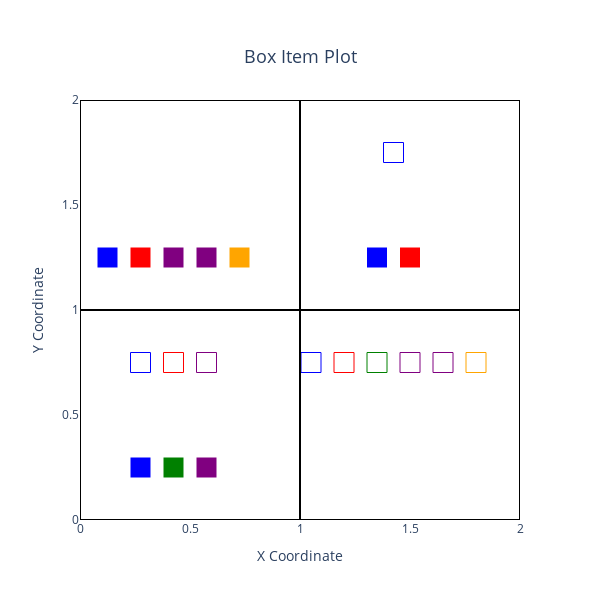

Notebook cell for this chart:
### Markdown cell above
## Plot Single Action

### Code cell
render_graph(box_map)

### Figure 1 — Plotly figure (JSON) as saved in the notebook; plotly's stock layout.template omitted (floating-point values rounded to 4 significant figures)
{"data": [{"hoverinfo": "text", "marker": {"color": ["blue", "red", "purple", "blue", "green", "purple", "blue", "red", "purple", "purple", "orange", "blue", "red", "green", "purple", "purple", "orange", "blue", "blue", "red"], "size": 20, "symbol": ["square-open", "square-open", "square-open", "square", "square", "square", "square", "square", "square", "square", "square", "square-open", "square-open", "square-open", "square-open", "square-open", "square-open", "square-open", "square", "square"]}, "mode": "markers", "text": ["\n                                    Type: target<br>\n                                     Color: blue<br>\n                                     X: 0.275<br>\n                                     Y: 0.75\n                                    ", "\n                                    Type: target<br>\n                                     Color: red<br>\n                                     X: 0.425<br>\n                                     Y: 0.75\n                                    ", "\n                                    Type: target<br>\n                                     Color: purple<br>\n                                     X: 0.575<br>\n                                     Y: 0.75\n                                    ", "\n                                    Type: box<br>\n                                     Color: blue<br>\n                                     X: 0.275<br>\n                                     Y: 0.25\n                                    ", "\n                                    Type: box<br>\n                                     Color: green<br>\n                                     X: 0.425<br>\n                                     Y: 0.25\n                                    ", "\n                                    Type: box<br>\n                                     Color: purple<br>\n                                     X: 0.575<br>\n                                     Y: 0.25\n                                    ", "\n                                    Type: box<br>\n                                     Color: blue<br>\n                                     X: 0.125<br>\n                                     Y: 1.25\n                                    ", "\n                                    Type: box<br>\n                                     Color: red<br>\n                                     X: 0.275<br>\n                                     Y: 1.25\n                                    ", "\n                                    Type: box<br>\n                                     Color: purple<br>\n                                     X: 0.425<br>\n                                     Y: 1.25\n                                    ", "\n                                    Type: box<br>\n                                     Color: purple<br>\n                                     X: 0.575<br>\n                                     Y: 1.25\n                                    ", "\n                                    Type: box<br>\n                                     Color: orange<br>\n                                     X: 0.725<br>\n                                     Y: 1.25\n                                    ", "\n                                    Type: target<br>\n                                     Color: blue<br>\n                                     X: 1.05<br>\n                                     Y: 0.75\n                                    ", "\n                                    Type: target<br>\n                                     Color: red<br>\n                                     X: 1.2<br>\n                                     Y: 0.75\n                                    ", "\n                                    Type: target<br>\n                                     Color: green<br>\n                                     X: 1.35<br>\n                                     Y: 0.75\n                                    ", "\n                                    Type: target<br>\n                                     Color: purple<br>\n                                     X: 1.5<br>\n                                     Y: 0.75\n                                    ", "\n                                    Type: target<br>\n                                     Color: purple<br>\n                                     X: 1.65<br>\n                                     Y: 0.75\n                                    ", "\n                                    Type: target<br>\n                                     Color: orange<br>\n                                     X: 1.8<br>\n                                     Y: 0.75\n                                    ", "\n                                    Type: target<br>\n                                     Color: blue<br>\n                                     X: 1.425<br>\n                                     Y: 1.75\n                                    ", "\n                                    Type: box<br>\n                                     Color: blue<br>\n                                     X: 1.35<br>\n                                     Y: 1.25\n                                    ", "\n                                    Type: box<br>\n                                     Color: red<br>\n                                     X: 1.5<br>\n                                     Y: 1.25\n                                    "], "type": "scatter", "x": [0.275, 0.425, 0.575, 0.275, 0.425, 0.575, 0.125, 0.275, 0.425, 0.575, 0.725, 1.05, 1.2, 1.35, 1.5, 1.65, 1.8, 1.425, 1.35, 1.5], "y": [0.75, 0.75, 0.75, 0.25, 0.25, 0.25, 1.25, 1.25, 1.25, 1.25, 1.25, 0.75, 0.75, 0.75, 0.75, 0.75, 0.75, 1.75, 1.25, 1.25]}], "layout": {"height": 600, "plot_bgcolor": "white", "shapes": [{"line": {"color": "black", "width": 2}, "type": "rect", "x0": 0, "x1": 1, "y0": 0, "y1": 1}, {"line": {"color": "black", "width": 2}, "type": "rect", "x0": 0, "x1": 1, "y0": 1, "y1": 2}, {"line": {"color": "black", "width": 2}, "type": "rect", "x0": 1, "x1": 2, "y0": 0, "y1": 1}, {"line": {"color": "black", "width": 2}, "type": "rect", "x0": 1, "x1": 2, "y0": 1, "y1": 2}], "title": {"font": {"size": 18}, "text": "Box Item Plot", "x": 0.5, "xanchor": "center", "yanchor": "top"}, "width": 600, "xaxis": {"range": [0, 2], "showgrid": false, "title": {"text": "X Coordinate"}, "zeroline": false}, "yaxis": {"range": [0, 2], "showgrid": false, "title": {"text": "Y Coordinate"}, "zeroline": false}}}
